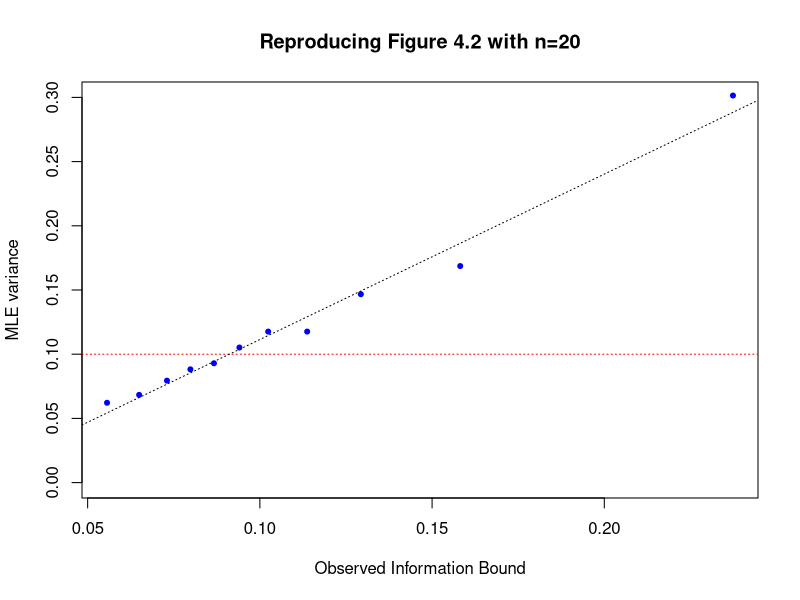
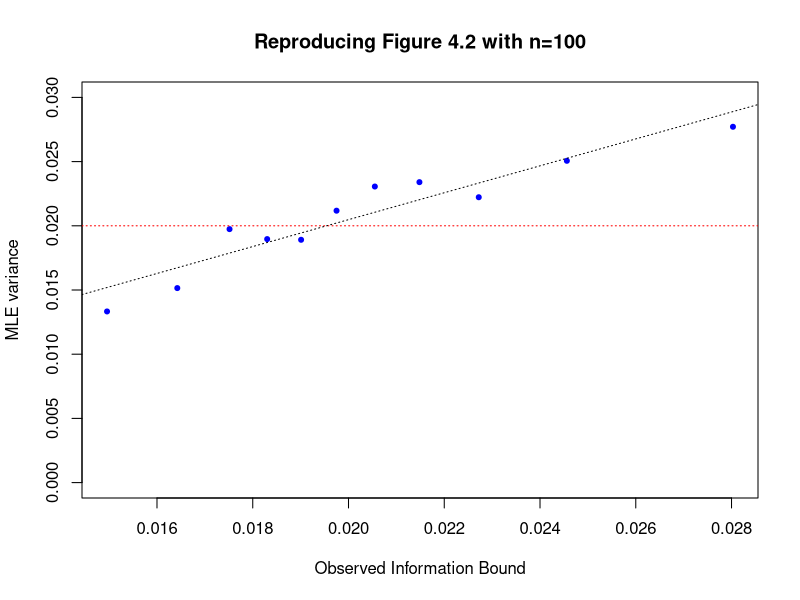

The R script that drew these images, in order:
## ---- chunk 1
knitr::opts_chunk$set(echo = TRUE)
## ---- chunk 2

theta=0.7

set.seed(100)
x1=rbinom(1, size=20, prob=theta)
x2=rpois(1, lambda=10*theta)
print(c(x1, x2))

## ---- chunk 3
# error tolerance value for terminating the alogirthm
tol=1e-8

# function g defined above
g=function(theta, x1, x2){
  10*theta^2-(30+x2)*theta+(x1+x2)
}
# derivative of g with respect to  theta
gprime=function(theta, x1, x2){
  20*theta-(30+x2)
}

# find mle given data and error tolerance
# 'mix' stands for 
binompois_mle<-function(x1,x2, tol){
  # initial value is theta.mme
  theta.current=(x1+2*x2)/40
  while(TRUE){
    # update theta value by newton's method
    theta.new = theta.current - g(theta.current, x1,x2) / gprime(theta.current, x1,x2)
    
    # break the iteration if |g(theta)| < error tolerance
    if(abs(g(theta.new,x1,x2))<tol ) break
    
    # If theta deviates from (0,1) then end the iteration and print the message
    if(theta.new > 1 | theta.new < 0) {
      print("out of parameter sapce (0,1)")
      break
    }
    theta.current = theta.new
  }
  return(theta.new)
}

theta.hat=binompois_mle(x1, x2, tol)
theta.hat
## ---- chunk 4
CRLB.true=theta*(1-theta)/(10*(3-theta))
CRLB.plugin=theta.hat*(1-theta.hat)/(10*(3-theta.hat))
obsinfo=(x1+x2)/theta.hat^2+(20-x1)/(1-theta.hat)^2
CRLB.obsinfo=1/obsinfo
print(cbind(CRLB.true, CRLB.plugin, CRLB.obsinfo))
## ---- chunk 5
# l'(theta) where l(theta) is loglikelihood function
cauchy_lprime<-function(theta, x){
  n=length(x)
  sum=0
  for(i in 1:n){
    numerator=2*(x[i]-theta)
    denominator=1+(x[i]-theta)^2
    sum = sum + numerator/denominator
  }
  return(sum)
}

# l''(theta) where l(theta) is loglikelihood function
cauchy_ldprime<-function(theta,x){
  n=length(x)
  sum=0
  for(i in 1:n){
    numerator = 2*((x[i]-theta)^2-1)
    denominator = (1+(x[i]-theta)^2)^2
    sum = sum + numerator/denominator
  }
  return(sum)
}

# Function to find mle using Newton's method
cauchy_mle<-function(x, tol){
  # Use initial value as median since location parameter of cauchy distribution is population median
  theta.current=median(x)
  iter=0
  while(TRUE){
    theta.new = theta.current - cauchy_lprime(theta.current, x) / cauchy_ldprime(theta.current, x)
    if(abs(cauchy_lprime(theta.new,x))<tol ) break
    theta.current = theta.new
    iter=iter+1
    # Print a message if the algorithm converges too slow
    if(iter>1e+5) {
      print('too slow for iteration to converge')
      break
    }
  }
  return(theta.new)
}

## ---- chunk 6
# We will generate 10000 datasets.
N=10000

# List of MLEs and observed Information bounds will be stored in X
X=matrix(0, ncol=2, nrow=N)
colnames(X)<-c('MLE', 'Obs.Info.Bound')

# sample size
n=20

#error tolerance
tol=1e-6

set.seed(100)

for(i in 1:N){
  # Generate sample of size n from cauchy(0,1)
  x=rcauchy(n, location=0, scale=1)
  mle = cauchy_mle(x, tol)
  # Too large value of theta may be a wrong answer
  if(abs(mle)>1e+03) {
    print("Abnormal value of mle is yielded")
    # Draw another sample and find mle again
    while(abs(mle)>1e+03){
      x=rcauchy(n, location=0, scale=1)
      mle=cauchy_mle(x, tol)
    }
  }
  # Calculate observed information bound
  obs_info_bound = -1/ cauchy_ldprime(mle, x)
  X[i,]=c(mle, obs_info_bound)
}

X=as.data.frame(X)
# Sorting the list by the order statistics of observed information bound
X=X[order(X$Obs.Info.Bound),]
head(X, 10)

## ---- chunk 7
# To use a function `swap`
library(seqinr)

cauchy_mle<-function(x, tol){
  # Start an algorithm with initial interval [a,b]
  # Here [a,b] is chosen as [-k, k] where k=|med(X_i)|+3
  # For bisection method to begin, l'(a)l'(b) < 0 should be satisfied.
  a = -(abs(median(x))+3)
  theta.past = a
  theta.current=abs(median(x))+3
  iter=0
  while(cauchy_lprime(theta.past, x)*cauchy_lprime(theta.current, x ) > 0){
    # If bisection l'(a)l'(b) < 0 is not satisfied then 
    # give small fluctuation to a and b to attain the condition
    warning("the initial values does not saitsfy starting condition 
    of bisection method. Shifting it a little...")
    theta.past = theta.past + rnorm(1)
    theta.current =  theta.current + rnorm(1)
    a=theta.past
    # If this procedure takes too much iteration, return NA 
    iter=iter+1
    if(iter>1e+3) {
      print('initial value shifing is too complicated')
      return(NA)
      break
    }
  }
  iter=0
  while(TRUE){
    # Calculate the ratio which is used instead of l''(theta)
    # This is a difference between Newton's method and secant method
    ratio = (cauchy_lprime(theta.current, x)-cauchy_lprime(theta.past, x)) / (theta.current-theta.past)
    
    # For current bisection interval [a,b], calculate middle point m
    middle=(a + theta.current)/2
    
    # Propose a updated theta value , which is mainly done by a secant method
    # If two previous theta value are the same, then secant method cannot be used 
    # so that middle point is proposed as new theta.
    proposal = ifelse(cauchy_lprime(theta.current, x)-cauchy_lprime(theta.past, x) !=0 ,
                      theta.current-cauchy_lprime(theta.current, x) / ratio, middle)
    
    # Determine an updated theta. Proposed theta becomes updated theta if it lies between m and b
    # Other wise, middle point becomes an updated theta
    if(middle<theta.current){
      theta.new=ifelse(proposal<=theta.current & proposal>=middle, proposal, middle)
    }
    else{
      theta.new=ifelse(proposal<=middle & proposal>=theta.current, proposal, middle)
    }
    
    # End the iteration if " |l'(theta)| < error tolerance "  is attained.
    if(abs(cauchy_lprime(theta.new,x))<tol ) break
    
    # Setting a bisection interval [a,b] for the next step
    if(cauchy_lprime(theta.new, x)*cauchy_lprime(a, x) > 0) a=theta.current
    if(abs(cauchy_lprime(theta.new,x)) > abs(cauchy_lprime(a, x)) ) swap(a, theta.new)
    
    theta.past=theta.current
    theta.current=theta.new
    
    # Print a message if the algorithm converges too slow
    iter=iter+1
    if(iter>1e+5) {
      print('too slow for iteration to converge')
      break
    }
    
  }
  return(theta.new)
}

# We will generate 10000 datasets.
N=10000

# List of MLEs and observed Information bounds will be stored in X
X=matrix(0, ncol=2, nrow=N)
colnames(X)<-c('MLE', 'Obs.Info.Bound')

# sample size
n=20

#error tolerance
tol=1e-6

set.seed(100)

for(i in 1:N){
  # Generate sample of size n from cauchy(0,1)
  x=rcauchy(n, location=0, scale=1)
  mle = cauchy_mle(x, tol)
  # Too large value of theta may be a wrong answer
  if(abs(mle)>1e+03) {
    print("Abnormal value of mle is yielded")
    # Draw another sample and find mle again
    while(abs(mle)>1e+03){
      x=rcauchy(n, location=0, scale=1)
      mle=cauchy_mle(x, tol)
    }
  }
  # Calculate observed information bound
  obs_info_bound = -1/ cauchy_ldprime(mle, x)
  X[i,]=c(mle, obs_info_bound)
}

X=as.data.frame(X)
# Sorting the list by the order statistics of observed information bound
X=X[order(X$Obs.Info.Bound),]
head(X, 10)

## ---- chunk 8
# Create a function which splits the list of MLE's and observed information bounds
# by the size of observation information bounds
# and then calculate variance of MLE & median of observed information bounds in each group
splitter<-function(X){
  percent=c(0,5,15,25,35,45,55,65,75,85,95,100)
  N=nrow(X)
  last.indices=N*percent/100
  var_theta=rep(0, 11)
  med_infobound=rep(0,11)
  for(i in 2:12){
    indices=(last.indices[i-1]+1):last.indices[i]
    thetas=X[indices, 1]
    infobounds=X[indices,2]
    var_theta[i-1]=var(thetas)
    med_infobound[i-1]=median(infobounds)
  }
  as.data.frame(cbind(var_theta, med_infobound))
}

S=splitter(X)

# Recreate Figure 4.2 with n = 20
plot(S$med_infobound, S$var_theta, col='blue', pch=20, 
     xlab='Observed Information Bound', ylab='MLE variance', main='Reproducing Figure 4.2 with n=20',
     ylim=c(0,round(max(S$var_theta),2))
     )

# CRLB(theta) which does not depend on the data 
unconditional.variance= 1/ (1/2 * n)
abline(h=unconditional.variance, lty='dotted', col='red')

# linear regression fit of Var(theta) ~ Med(Obs.Info.Bound) 
fit<-lm(var_theta~med_infobound, data=S)
abline(fit$coefficients, lty='dotted')


## ---- chunk 9
# We will generate 10000 datasets.
N=10000

# List of MLEs and observed Information bounds will be stored in X
X=matrix(0, ncol=2, nrow=N)
colnames(X)<-c('MLE', 'Obs.Info.Bound')

# sample size
n=100

#error tolerance
tol=1e-6


for(i in 1:N){
  # Generate sample of size n from cauchy(0,1)
  x=rcauchy(n, location=0, scale=1)
  mle = cauchy_mle(x, tol)
  # Too large value of theta may be a wrong answer
  if(abs(mle)>1e+03) {
    print("Abnormal value of mle is yielded")
    # Draw another sample and find mle again
    while(abs(mle)>1e+03){
      x=rcauchy(n, location=0, scale=1)
      mle=cauchy_mle(x, tol)
    }
  }
  # Calculate observed information bound
  obs_info_bound = -1/ cauchy_ldprime(mle, x)
  X[i,]=c(mle, obs_info_bound)
}

X=as.data.frame(X)
# Sorting the list by the order statistics of observed information bound
X=X[order(X$Obs.Info.Bound),]
head(X, 10)

S=splitter(X)

# Recreate Figure 4.2 with n = 20
plot(S$med_infobound, S$var_theta, col='blue', pch=20, 
     xlab='Observed Information Bound', ylab='MLE variance', main='Reproducing Figure 4.2 with n=100',
     ylim=c(0,round(max(S$var_theta),2))
     )

# CRLB(theta) which does not depend on the data 
unconditional.variance= 1/ (1/2 * n)
abline(h=unconditional.variance, lty='dotted', col='red')

# linear regression fit of  Var(theta) ~ Med(Obs.Info.Bound)
fit<-lm(var_theta~med_infobound, data=S)
abline(fit$coefficients, lty='dotted')
